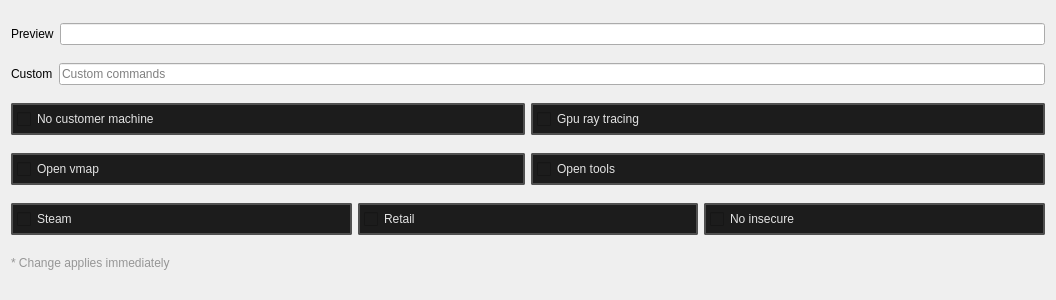
<?xml version="1.0" encoding="UTF-8"?>
<ui version="4.0">
 <class>preferences_dialog</class>
 <widget class="QDialog" name="preferences_dialog">
  <property name="geometry">
   <rect>
    <x>0</x>
    <y>0</y>
    <width>1056</width>
    <height>300</height>
   </rect>
  </property>
  <property name="minimumSize">
   <size>
    <width>600</width>
    <height>300</height>
   </size>
  </property>
  <property name="maximumSize">
   <size>
    <width>1300</width>
    <height>1600</height>
   </size>
  </property>
  <property name="windowTitle">
   <string>Lanuch options</string>
  </property>
  <property name="windowIcon">
   <iconset resource="../resources.qrc">
    <normaloff>:/icons/settings_16dp_9D9D9D_FILL0_wght400_GRAD0_opsz20.svg</normaloff>:/icons/settings_16dp_9D9D9D_FILL0_wght400_GRAD0_opsz20.svg</iconset>
  </property>
  <property name="modal">
   <bool>false</bool>
  </property>
  <layout class="QVBoxLayout" name="verticalLayout">
   <item>
    <layout class="QHBoxLayout" name="horizontalLayout">
     <item>
      <widget class="QLabel" name="label">
       <property name="text">
        <string>Preview</string>
       </property>
      </widget>
     </item>
     <item>
      <widget class="QLineEdit" name="lineEdit_preview">
       <property name="readOnly">
        <bool>true</bool>
       </property>
      </widget>
     </item>
    </layout>
   </item>
   <item>
    <layout class="QHBoxLayout" name="horizontalLayout_2">
     <item>
      <widget class="QLabel" name="label_2">
       <property name="text">
        <string>Custom</string>
       </property>
      </widget>
     </item>
     <item>
      <widget class="QLineEdit" name="lineEdit_custom">
       <property name="text">
        <string/>
       </property>
       <property name="placeholderText">
        <string>Custom commands</string>
       </property>
      </widget>
     </item>
    </layout>
   </item>
   <item>
    <layout class="QHBoxLayout" name="horizontalLayout_3">
     <item>
      <widget class="QCheckBox" name="checkBox_nocustomer_machine">
       <property name="minimumSize">
        <size>
         <width>96</width>
         <height>32</height>
        </size>
       </property>
       <property name="layoutDirection">
        <enum>Qt::LayoutDirection::LeftToRight</enum>
       </property>
       <property name="styleSheet">
        <string notr="true">
    /* QPushButton default and hover styles */
    QCheckBox {

        font: 580 10pt &quot;Segoe UI&quot;;

        border: 2px solid black;
        border-radius: 2px;
        border-color: rgba(80, 80, 80, 255);
        height:22px;
        padding-top: 2px;
        padding-bottom:2px;
        padding-left: 4px;
        padding-right: 4px;
        color: #E3E3E3;
        background-color: #1C1C1C;
    }
    QCheckBox:hover {
        background-color: #414956;
        color: white;
    }
    QCheckBox:pressed {

    }</string>
       </property>
       <property name="text">
        <string>No customer machine</string>
       </property>
       <property name="tristate">
        <bool>false</bool>
       </property>
      </widget>
     </item>
     <item>
      <widget class="QCheckBox" name="checkBox_gpuraytracing">
       <property name="minimumSize">
        <size>
         <width>96</width>
         <height>32</height>
        </size>
       </property>
       <property name="layoutDirection">
        <enum>Qt::LayoutDirection::LeftToRight</enum>
       </property>
       <property name="styleSheet">
        <string notr="true">
    /* QPushButton default and hover styles */
    QCheckBox {

        font: 580 10pt &quot;Segoe UI&quot;;

        border: 2px solid black;
        border-radius: 2px;
        border-color: rgba(80, 80, 80, 255);
        height:22px;
        padding-top: 2px;
        padding-bottom:2px;
        padding-left: 4px;
        padding-right: 4px;
        color: #E3E3E3;
        background-color: #1C1C1C;
    }
    QCheckBox:hover {
        background-color: #414956;
        color: white;
    }
    QCheckBox:pressed {

    }</string>
       </property>
       <property name="text">
        <string>Gpu ray tracing</string>
       </property>
       <property name="tristate">
        <bool>false</bool>
       </property>
      </widget>
     </item>
    </layout>
   </item>
   <item>
    <layout class="QHBoxLayout" name="horizontalLayout_4">
     <item>
      <widget class="QCheckBox" name="checkBox_open_vmap">
       <property name="minimumSize">
        <size>
         <width>96</width>
         <height>32</height>
        </size>
       </property>
       <property name="layoutDirection">
        <enum>Qt::LayoutDirection::LeftToRight</enum>
       </property>
       <property name="styleSheet">
        <string notr="true">
    /* QPushButton default and hover styles */
    QCheckBox {

        font: 580 10pt &quot;Segoe UI&quot;;

        border: 2px solid black;
        border-radius: 2px;
        border-color: rgba(80, 80, 80, 255);
        height:22px;
        padding-top: 2px;
        padding-bottom:2px;
        padding-left: 4px;
        padding-right: 4px;
        color: #E3E3E3;
        background-color: #1C1C1C;
    }
    QCheckBox:hover {
        background-color: #414956;
        color: white;
    }
    QCheckBox:pressed {

    }</string>
       </property>
       <property name="text">
        <string>Open vmap</string>
       </property>
       <property name="tristate">
        <bool>false</bool>
       </property>
      </widget>
     </item>
     <item>
      <widget class="QCheckBox" name="checkBox_open_tools">
       <property name="minimumSize">
        <size>
         <width>96</width>
         <height>32</height>
        </size>
       </property>
       <property name="layoutDirection">
        <enum>Qt::LayoutDirection::LeftToRight</enum>
       </property>
       <property name="styleSheet">
        <string notr="true">
    /* QPushButton default and hover styles */
    QCheckBox {

        font: 580 10pt &quot;Segoe UI&quot;;

        border: 2px solid black;
        border-radius: 2px;
        border-color: rgba(80, 80, 80, 255);
        height:22px;
        padding-top: 2px;
        padding-bottom:2px;
        padding-left: 4px;
        padding-right: 4px;
        color: #E3E3E3;
        background-color: #1C1C1C;
    }
    QCheckBox:hover {
        background-color: #414956;
        color: white;
    }
    QCheckBox:pressed {

    }</string>
       </property>
       <property name="text">
        <string>Open tools</string>
       </property>
       <property name="tristate">
        <bool>false</bool>
       </property>
      </widget>
     </item>
    </layout>
   </item>
   <item>
    <layout class="QHBoxLayout" name="horizontalLayout_5">
     <item>
      <widget class="QCheckBox" name="checkBox_steam">
       <property name="minimumSize">
        <size>
         <width>96</width>
         <height>32</height>
        </size>
       </property>
       <property name="layoutDirection">
        <enum>Qt::LayoutDirection::LeftToRight</enum>
       </property>
       <property name="styleSheet">
        <string notr="true">
    /* QPushButton default and hover styles */
    QCheckBox {

        font: 580 10pt &quot;Segoe UI&quot;;

        border: 2px solid black;
        border-radius: 2px;
        border-color: rgba(80, 80, 80, 255);
        height:22px;
        padding-top: 2px;
        padding-bottom:2px;
        padding-left: 4px;
        padding-right: 4px;
        color: #E3E3E3;
        background-color: #1C1C1C;
    }
    QCheckBox:hover {
        background-color: #414956;
        color: white;
    }
    QCheckBox:pressed {

    }</string>
       </property>
       <property name="text">
        <string>Steam</string>
       </property>
       <property name="tristate">
        <bool>false</bool>
       </property>
      </widget>
     </item>
     <item>
      <widget class="QCheckBox" name="checkBox_show_retail">
       <property name="minimumSize">
        <size>
         <width>96</width>
         <height>32</height>
        </size>
       </property>
       <property name="layoutDirection">
        <enum>Qt::LayoutDirection::LeftToRight</enum>
       </property>
       <property name="styleSheet">
        <string notr="true">
    /* QPushButton default and hover styles */
    QCheckBox {

        font: 580 10pt &quot;Segoe UI&quot;;

        border: 2px solid black;
        border-radius: 2px;
        border-color: rgba(80, 80, 80, 255);
        height:22px;
        padding-top: 2px;
        padding-bottom:2px;
        padding-left: 4px;
        padding-right: 4px;
        color: #E3E3E3;
        background-color: #1C1C1C;
    }
    QCheckBox:hover {
        background-color: #414956;
        color: white;
    }
    QCheckBox:pressed {

    }</string>
       </property>
       <property name="text">
        <string>Retail</string>
       </property>
       <property name="tristate">
        <bool>false</bool>
       </property>
      </widget>
     </item>
     <item>
      <widget class="QCheckBox" name="checkBox_no_insecure">
       <property name="minimumSize">
        <size>
         <width>96</width>
         <height>32</height>
        </size>
       </property>
       <property name="layoutDirection">
        <enum>Qt::LayoutDirection::LeftToRight</enum>
       </property>
       <property name="styleSheet">
        <string notr="true">
    /* QPushButton default and hover styles */
    QCheckBox {

        font: 580 10pt &quot;Segoe UI&quot;;

        border: 2px solid black;
        border-radius: 2px;
        border-color: rgba(80, 80, 80, 255);
        height:22px;
        padding-top: 2px;
        padding-bottom:2px;
        padding-left: 4px;
        padding-right: 4px;
        color: #E3E3E3;
        background-color: #1C1C1C;
    }
    QCheckBox:hover {
        background-color: #414956;
        color: white;
    }
    QCheckBox:pressed {

    }</string>
       </property>
       <property name="text">
        <string>No insecure</string>
       </property>
       <property name="tristate">
        <bool>false</bool>
       </property>
      </widget>
     </item>
    </layout>
   </item>
   <item>
    <widget class="QLabel" name="info_lable">
     <property name="minimumSize">
      <size>
       <width>0</width>
       <height>20</height>
      </size>
     </property>
     <property name="maximumSize">
      <size>
       <width>16777215</width>
       <height>20</height>
      </size>
     </property>
     <property name="styleSheet">
      <string notr="true">color: rgb(150, 150, 150);</string>
     </property>
     <property name="text">
      <string>* Change applies immediately</string>
     </property>
    </widget>
   </item>
  </layout>
 </widget>
 <resources>
  <include location="../resources.qrc"/>
 </resources>
 <connections/>
</ui>
